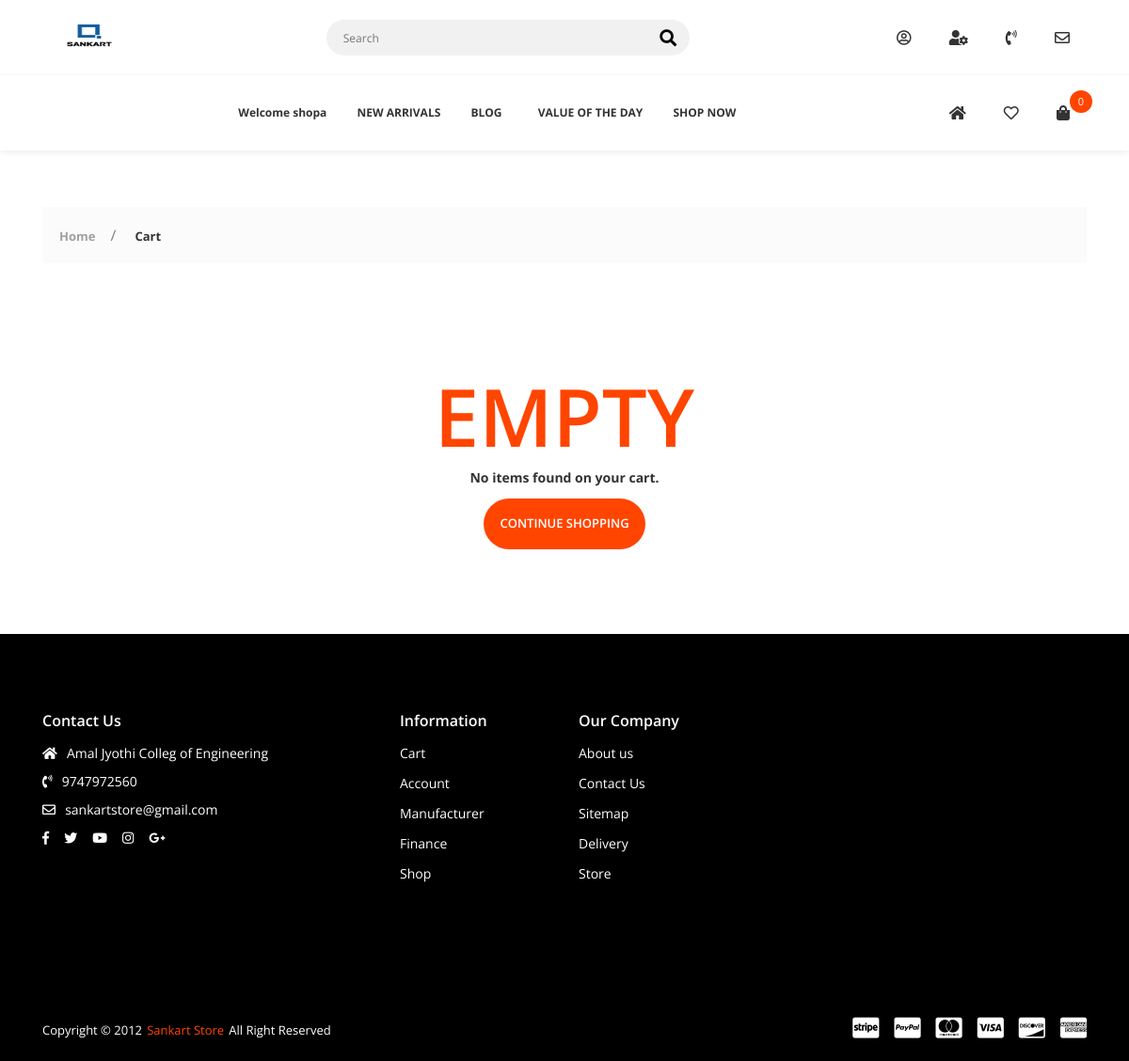
The app's page /cart/ (signed in), older data.
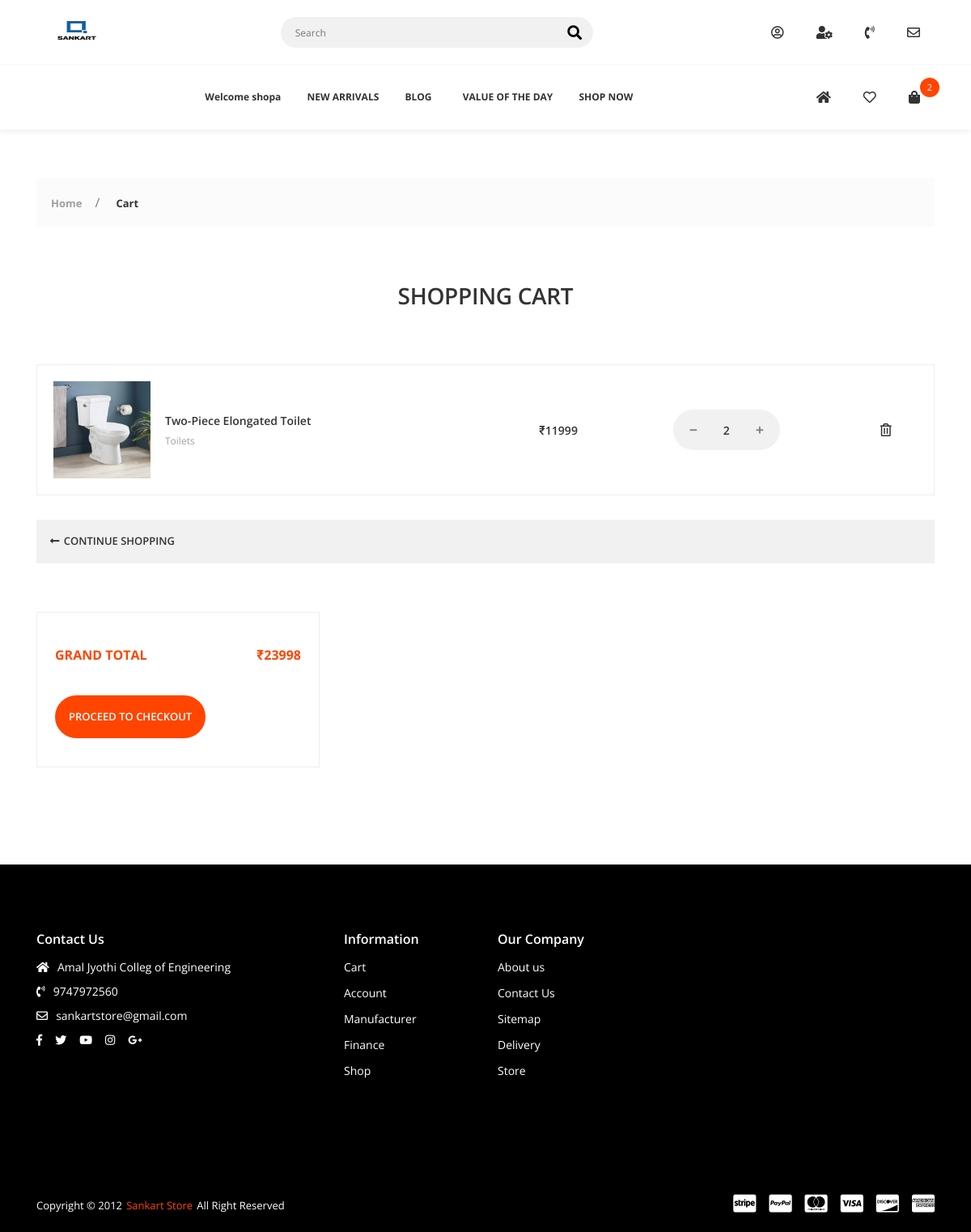
The same page, newer data.
### cart/models.py (models this page shows, shortened)
class CartItem(models.Model):
    user = models.ForeignKey(Account, on_delete=models.CASCADE, null=True)
    product = models.ForeignKey(Product, on_delete=models.CASCADE)
    variations = models.ManyToManyField(Variation, blank=True)
    cart = models.ForeignKey(Cart, on_delete=models.CASCADE, null=True)
    quantity = models.IntegerField()
    is_active = models.BooleanField(default=True)

### shop_app/models.py (models this page shows, shortened)
class Product(models.Model):
    product_name = models.CharField(max_length=200, unique=True)
    slug = models.SlugField(max_length=200, unique=True)
    description = models.TextField(max_length=500, blank=True)
    price = models.IntegerField()
    images = models.ImageField(upload_to='photos/product')
    display = models.ImageField(upload_to='photos/display',default="a3.png")
    stock = models.IntegerField()
    is_available = models.BooleanField(default=True)
    is_featured = models.BooleanField(default=False)
    category = models.ForeignKey(Category, on_delete=models.CASCADE)
    created_date = models.DateField(auto_now_add=True)
    modified_date = models.DateField(auto_now=True)

class Category(models.Model):
    category_name = models.CharField(max_length=50, unique=True)
    slug = models.SlugField(max_length=100, unique=True)
    description = models.TextField(max_length=255, blank=True)
    cat_image = models.ImageField(upload_to='photos/categories', blank=True)
    class Meta:
        verbose_name = 'category'
        verbose_name_plural = 'categories'
    def __str__(self):
        return self.category_name  #shows the name

### cart/views.py (the view)
# urls.py: path('cart/', include('cart.urls')),
def cart(request, total=0, quantity=0, cart_item=None, cart_items=None):
    try:
        tax = 0
        grand_total = 0
        if request.user.is_authenticated:
            cart_items = CartItem.objects.filter(
                user=request.user, is_active=True)
        else:
            cart = Cart.objects.get(cart_id=_cart_id(request))
            cart_items = CartItem.objects.filter(cart=cart, is_active=True)
        for cart_item in cart_items:
            total += (cart_item.product.price*cart_item.quantity)
            quantity += cart_item.quantity
    except ObjectDoesNotExist:
        pass
    context = {
        'total': total,
        'quantity': quantity,
        'cart_items': cart_items,
    }
    return render(request, 'cart.html', context)

### cart/context_processors.py (called while the page is built)
def counter(request):
    cart_count = 0
    if 'admin' in request.path:
        return {}
    else:
        try:
            cart = Cart.objects.filter(cart_id=_cart_id(request))
            if request.user.is_authenticated:
                cart_items = CartItem.objects.all().filter(user=request.user)
            else:
                cart_items = CartItem.objects.all().filter(cart=cart[:1])
            for cart_item in cart_items:
                cart_count += cart_item.quantity
        except Cart.DoesNotExist:
            cart_count = 0
    return dict(cart_count=cart_count)

### cart/views.py (called while the page is built)
def _cart_id(request):
    cart = request.session.session_key
    if not cart:
        cart = request.session.create()
    return cart

### wishlist/views.py (called while the page is built)
def _wishlist_id(request):
    wishlist = request.session.session_key
    if not wishlist:
        wishlist = request.session.create()
    return wishlist

### templates/cart.html (shortened to what the changed rows need)
{% extends 'base.html' %}
{% load static %}
{% block content %}
        <div class="app-content">
            {% if not cart_items %}
             <div class="u-s-p-y-60">
                <div class="section__content">
                    <div class="container">
                        <div class="row">
                            <div class="col-lg-12 col-md-12 u-s-m-b-30">
                                <div class="empty">
                                    <div class="empty__wrap">
                                        <span class="empty__big-text">EMPTY</span>
                                        <span class="empty__text-1">No items found on your cart.</span>
                                        <a class="empty__redirect-link btn--e-brand" href="{% url 'store' %}">CONTINUE SHOPPING</a></div>
                                </div>
                            </div>
                        </div>
                    </div>
                </div>
            </div>
            {% else %}
            <div class="u-s-p-b-60">
                <div class="section__intro u-s-m-b-60">
                    <div class="container">
                        <div class="row">
                            <div class="col-lg-12">
                                <div class="section__text-wrap">
                                    <h1 class="section__heading u-c-secondary">SHOPPING CART</h1>
                                </div>
                            </div>
                        </div>
                    </div>
                </div>
                <div class="section__content">
                    <div class="container">
                        <div class="row">
                            <div class="col-lg-12 col-md-12 col-sm-12 u-s-m-b-30">
                                <div class="table-responsive">
                                    <table class="table-p">
                                        <tbody>
                                            {% for cart_item in cart_items %}
                                            <tr>
                                                <td>
                                                    <div class="table-p__box">
                                                        <div class="table-p__img-wrap">
                                                            <img class="u-img-fluid" src="{{cart_item.product.images.url}}" style="width:600 height:600;" alt=""></div>
                                                        <div class="table-p__info">
                                                            <span class="table-p__name">
                                                                <a href="#">{{cart_item.product.product_name}}</a></span>
                                                            <span class="table-p__category">
                                                                <a href="#">{{cart_item.product.category}}</a></span>
                                                        </div>
                                                    </div>
                                                </td>
                                                <td>
                                                    <span class="table-p__price">₹{{cart_item.product.price}}</span></td>
                                                <td>
                                                    <div class="table-p__input-counter-wrap">
                                                        <div class="input-counter">
                                                             <a href="{% url 'remove_cart' cart_item.product.id cart_item.id %}">
                                                            <span class="input-counter__minus fas fa-minus"></span></a>
                                                            <input class="input-counter__text input-counter--text-primary-style" type="text" value="{{cart_item.quantity}}" data-min="1" data-max="1000">
                                                            <a href="{% url 'add_cart' cart_item.product.id %}">
                                                            <span class="input-counter__plus fas fa-plus"></span></a></div>
                                                    </div>
                                                </td>
                                                <td>
                                                    <div class="table-p__del-wrap">
                                                        <a class="far fa-trash-alt table-p__delete-link" href="{% url 'remove_cart_item' cart_item.product.id cart_item.id%}"></a></div>
                                                </td>
                                            </tr>
                                            {% endfor %}
                                        </tbody>
                                    </table>
                                </div>
                            </div>
                            <div class="col-lg-12">
                                <div class="route-box">
                                    <div class="route-box__g1">
                                        <a class="route-box__link" href="{% url 'store' %}"><i class="fas fa-long-arrow-alt-left"></i>
                                            <span>CONTINUE SHOPPING</span></a></div>
                                </div>
                            </div>
                        </div>
                    </div>
                </div>
            </div>
            <div class="u-s-p-b-60">
                <div class="section__content">
                    <div class="container">
                        <div class="row">
                            <div class="col-lg-12 col-md-12 col-sm-12 u-s-m-b-30">
                                    <div class="row">
                                        <div class="col-lg-4 col-md-6 u-s-m-b-30">
                                            <div class="f-cart__pad-box">
                                                <div class="u-s-m-b-30">
                                                    <table class="f-cart__table">
                                                        <tbody>
                                                            <tr>
                                                                <td>GRAND TOTAL</td>
                                                                <td>₹{{total}}</td>
                                                            </tr>
                                                        </tbody>
                                                    </table>
                                                </div>
                                                <div>
                                                    <a class="empty__redirect-link btn--e-brand" href="#">PROCEED TO CHECKOUT</a></div>
                                            </div>
                                        </div>
                                    </div>
                            </div>
                        </div>
                    </div>
                </div>
            </div>
            {% endif %}
        </div>
{% endblock %}

### templates/base.html (shortened to what the changed rows need)
<!DOCTYPE html>
{% load static %}
<html class="no-js" lang="en">
<head>
    <link rel="stylesheet" href="{% static 'css/vendor.css' %}">
    <link rel="stylesheet" href="{% static 'css/utility.css' %}">
    <link rel="stylesheet" href="{% static 'css/app.css' %}">
</head>
<body class="config">
    <div id="app">
        <header class="header--style-1 header--box-shadow">
            <nav class="secondary-nav-wrapper">
                <div class="container">
                    <div class="secondary-nav">
                        <div class="menu-init" id="navigation3">
                            <div class="ah-lg-mode">
                                <ul class="ah-list ah-list--design1 ah-list--link-color-secondary">
                                    <li class="has-dropdown">
                                        <a href="{% url 'cart' %}" class="mini-cart-shop-link"><i class="fas fa-shopping-bag"></i>
                                            <span class="total-item-round">{{cart_count}}</span>
                                        </a>
                                    </li>
                                </ul>
                            </div>
                        </div>
                    </div>
                </div>
            </nav>
        </header>
        {% block content %}
        {% endblock %}
    </div>
</body>
</html>

Row changes from the older to the newer data that the page shows:
added CartItem: product.images (picture), product.product_name "Two-Piece Elongated Toilet", product.category "Toilets", product.price "11999", quantity "2"
Text that changed along with them:
{{ cart_count }}: "0" → "2"
{{ total }}: (not shown) → "23998"
text no longer shown: "EMPTY No items found on your cart."
text now shown: "SHOPPING CART GRAND TOTAL ₹ PROCEED TO CHECKOUT"
